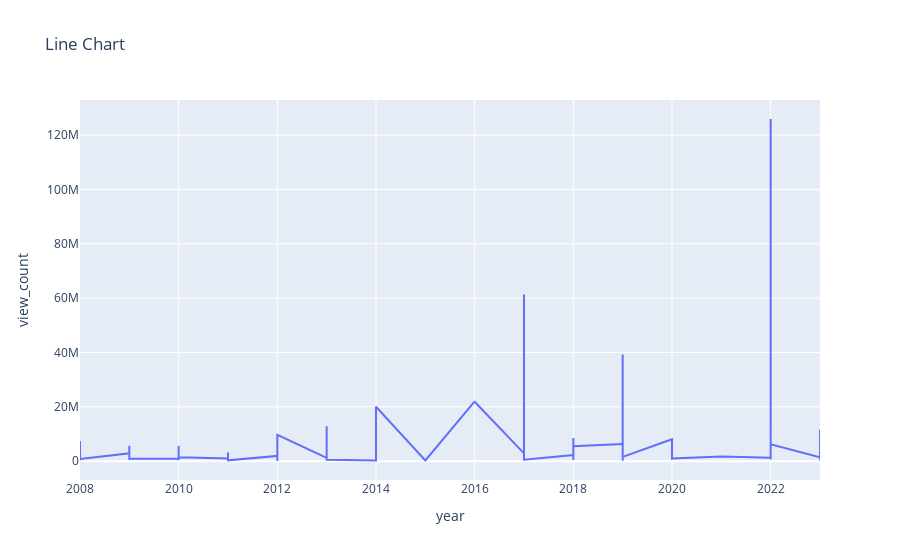

Here is the notebook cell this chart was saved with:
### Markdown cell above
# Visualization
<a id = 'viz'></a>

### Code cell
line = px.line(df, x = 'year', y = 'view_count', title='Line Chart')
line.show()

### Figure 1 — Plotly figure (JSON) as saved in the notebook; plotly's stock layout.template omitted (floating-point values rounded to 4 significant figures; data arrays with more than 128 entries replaced by an {"elided": "..."} marker saying what was removed)
{"data": [{"hovertemplate": "year=%{x}<br>view_count=%{y}<extra></extra>", "legendgroup": "", "line": {"color": "#636efa", "dash": "solid"}, "marker": {"symbol": "circle"}, "mode": "lines", "name": "", "orientation": "v", "showlegend": false, "type": "scatter", "x": {"elided": "223 int values"}, "xaxis": "x", "y": {"elided": "223 int values"}, "yaxis": "y"}], "layout": {"legend": {"tracegroupgap": 0}, "title": {"text": "Line Chart"}, "xaxis": {"anchor": "y", "domain": [0, 1], "title": {"text": "year"}}, "yaxis": {"anchor": "x", "domain": [0, 1], "title": {"text": "view_count"}}}}
